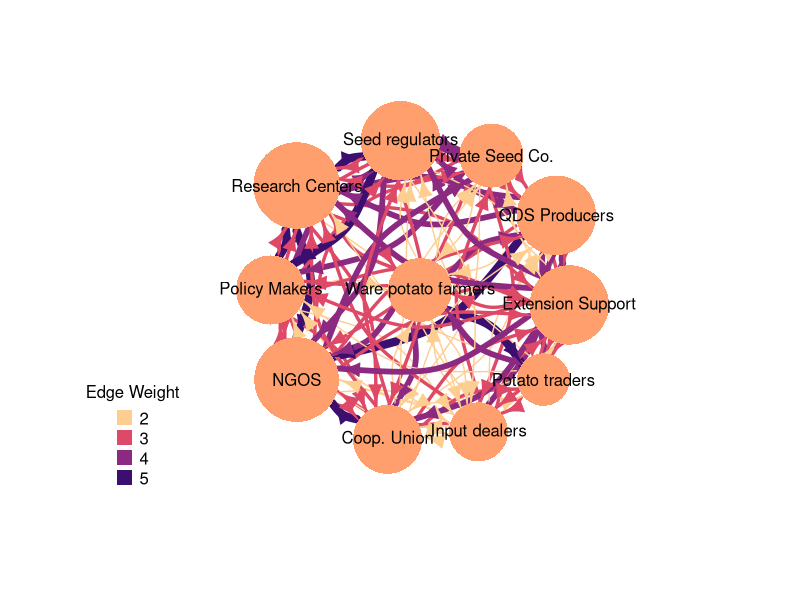
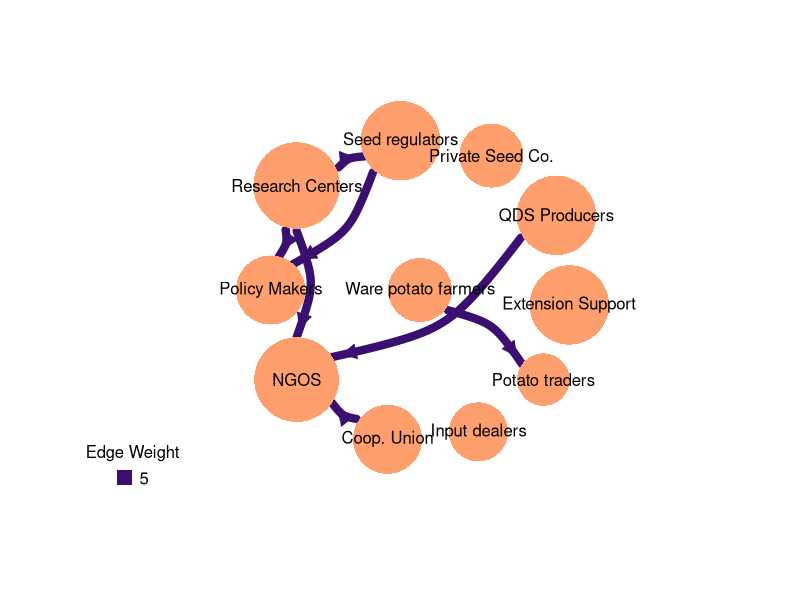
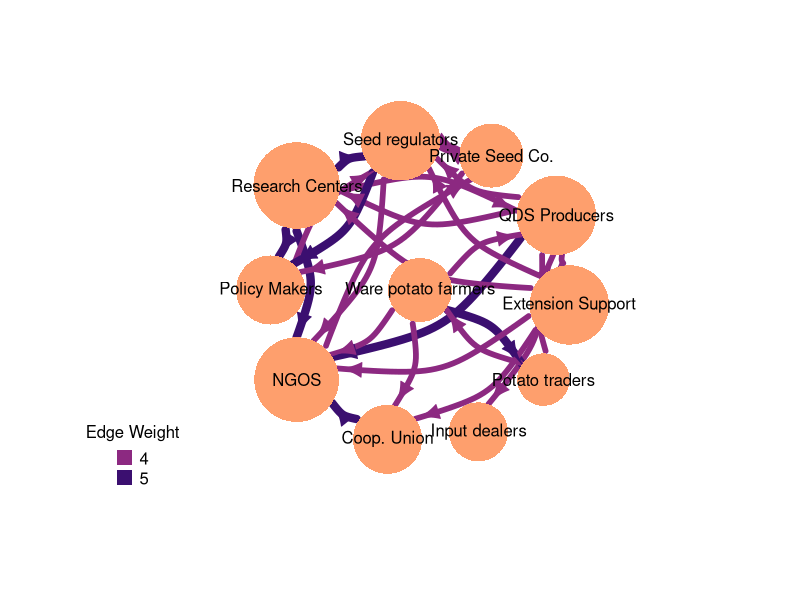
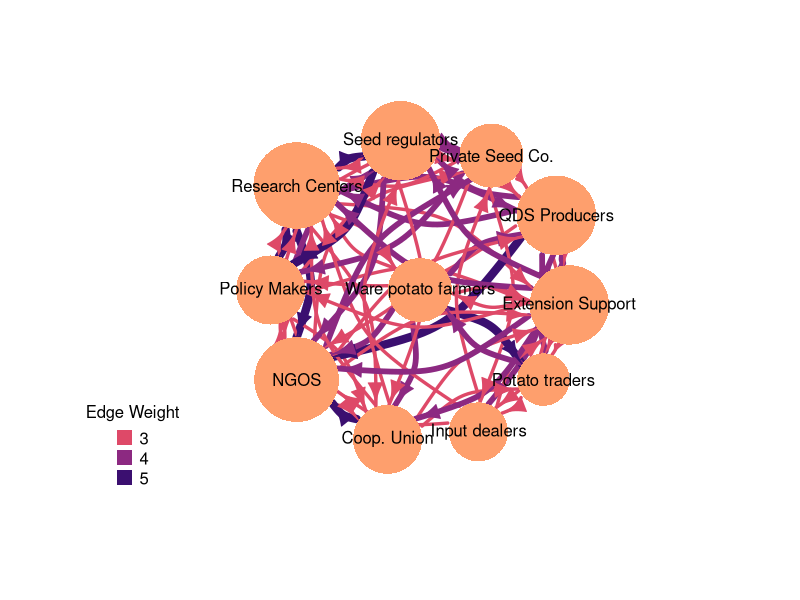
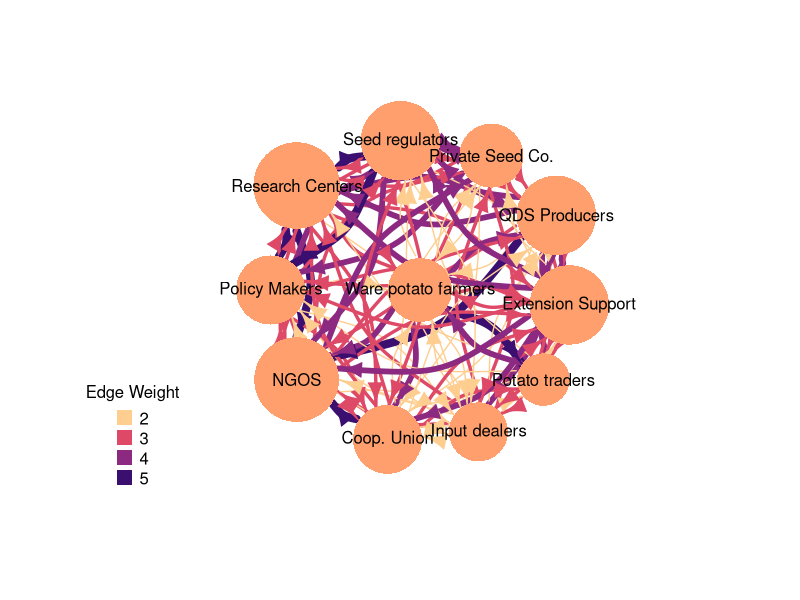

Source code (R) for these figures, in order:
## ---- chunk 1
knitr::opts_chunk$set(echo = TRUE)
## ---- chunk 2
library(igraph)
library(readxl)
library(viridis)
## ---- chunk 3

StakeHolder <- read_excel("StakeHolder.xlsx")
dim(StakeHolder)
StakeHolder<-StakeHolder[,2:12]
rownames(StakeHolder)<-c("Research Centers","Policy Makers","QDS Producers",
                         "Private Seed Co.","Ware potato farmers","Input dealers","Potato traders",
                         "NGOS","Seed regulators","Coop. Union","Extension Support")
colnames(StakeHolder)<-c("Research Centers","Policy Makers","QDS Producers",
                         "Private Seed Co.","Ware potato farmers","Input dealers","Potato traders",
                         "NGOS","Seed regulators","Coop. Union","Extension Support")
#View(StakeHolder)
StakeHolder<-as.matrix(StakeHolder)
StakeHolder<-round(StakeHolder)
diag(StakeHolder)<-0
head(StakeHolder)

print("Where a value of 5 represents very strong interactions and communications, implement joint R&D activities and 1 represents no interactions or formal communications")


net<-graph_from_adjacency_matrix(StakeHolder,weighted=TRUE,mode="directed")
l<-matrix(c(1.2,4.4,#research
            1,3, #policy
            3.2,4, #QDS
            2.7,4.8, #private
            2.15,3, #ware
            2.6,1.1, #input
            3.1,1.8, #pot trade
            1.2,1.8, #NGO
            2,5, #seed reg
            1.9,1, #coop union
            3.3,2.8), #extension sup
          nrow=11,ncol=2,byrow = TRUE)
nd<-graph.strength(net)
pal1<-viridis_pal(option = "magma")(11)
colrs<-setNames(c(pal1[c(1,10,7,5,3)]),c(unique(E(net)$weight)))
E(net)$color<-colrs[E(net)$weight]

plot(net,vertex.label.color="black",vertex.frame.color=NA,vertex.color=pal1[9],edge.curved=0.4,
     edge.width=ifelse(E(net)$weight<2,0,(E(net)$weight*log(E(net)$weight))),edge.arrow.size=1.1,
     edge.color=ifelse(E(net)$weight<2,"NA",E(net)$color),vertex.size=nd*log(nd*0.3)*0.3,layout=l,
     vertex.lebel.cex=10,vertex.label.family="sans")
legend("bottomleft",c("2","3","4","5"),pch=15,
       bty="n",col=colrs[2:5],pt.cex=2,
       title="Edge Weight")


plot(net,vertex.label.color="black",vertex.frame.color=NA,vertex.color=pal1[9],edge.curved=0.4,
     edge.width=ifelse(E(net)$weight<5,0,(E(net)$weight*log(E(net)$weight))),edge.arrow.size=1.2,
     edge.color=ifelse(E(net)$weight<5,"NA",E(net)$color),vertex.size=nd*log(nd*0.3)*0.3,layout=l,
     vertex.lebel.cex=10,vertex.label.family="sans")
legend("bottomleft",c("5"),pch=15,
       bty="n",col=colrs[5],pt.cex=2,
       title="Edge Weight")


plot(net,vertex.label.color="black",vertex.frame.color=NA,vertex.color=pal1[9],edge.curved=0.4,
     edge.width=ifelse(E(net)$weight<4,0,(E(net)$weight*log(E(net)$weight))),edge.arrow.size=1.2,
     edge.color=ifelse(E(net)$weight<4,"NA",E(net)$color),vertex.size=nd*log(nd*0.3)*0.3,layout=l,
     vertex.lebel.cex=10,vertex.label.family="sans")
legend("bottomleft",c("4","5"),pch=15,
       bty="n",col=colrs[4:5],pt.cex=2,
       title="Edge Weight")

plot(net,vertex.label.color="black",vertex.frame.color=NA,vertex.color=pal1[9],edge.curved=0.4,
     edge.width=ifelse(E(net)$weight<3,0,(E(net)$weight*log(E(net)$weight))),edge.arrow.size=1.2,
     edge.color=ifelse(E(net)$weight<3,"NA",E(net)$color),vertex.size=nd*log(nd*0.3)*0.3,layout=l,
     vertex.lebel.cex=10,vertex.label.family="sans")
legend("bottomleft",c("3","4","5"),pch=15,
       bty="n",col=colrs[3:5],pt.cex=2,
       title="Edge Weight")

plot(net,vertex.label.color="black",vertex.frame.color=NA,vertex.color=pal1[9],edge.curved=0.4,
     edge.width=ifelse(E(net)$weight<2,0,(E(net)$weight*log(E(net)$weight))),edge.arrow.size=1.2,
     edge.color=ifelse(E(net)$weight<2,"NA",E(net)$color),vertex.size=nd*log(nd*0.3)*0.3,layout=l,
     vertex.lebel.cex=10,vertex.label.family="sans")
legend("bottomleft",c("2","3","4","5"),pch=15,
       bty="n",col=colrs[2:5],pt.cex=2,
       title="Edge Weight")

graph.strength(net)

